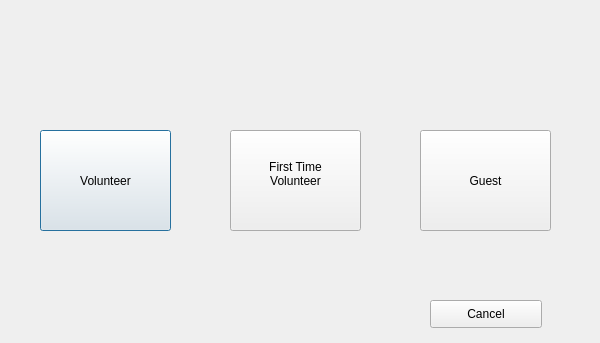
<?xml version="1.0" encoding="UTF-8"?>
<ui version="4.0">
 <class>loginDialog</class>
 <widget class="QDialog" name="loginDialog">
  <property name="geometry">
   <rect>
    <x>0</x>
    <y>0</y>
    <width>600</width>
    <height>343</height>
   </rect>
  </property>
  <property name="windowTitle">
   <string>ReadySet Volunteer - Login </string>
  </property>
  <widget class="QPushButton" name="volunteerButton">
   <property name="geometry">
    <rect>
     <x>40</x>
     <y>130</y>
     <width>131</width>
     <height>101</height>
    </rect>
   </property>
   <property name="text">
    <string>Volunteer</string>
   </property>
  </widget>
  <widget class="QPushButton" name="newVolunteerButton">
   <property name="geometry">
    <rect>
     <x>230</x>
     <y>130</y>
     <width>131</width>
     <height>101</height>
    </rect>
   </property>
   <property name="text">
    <string>First Time
Volunteer
</string>
   </property>
  </widget>
  <widget class="QPushButton" name="guestButton">
   <property name="geometry">
    <rect>
     <x>420</x>
     <y>130</y>
     <width>131</width>
     <height>101</height>
    </rect>
   </property>
   <property name="text">
    <string>Guest</string>
   </property>
  </widget>
  <widget class="QPushButton" name="cancelButton">
   <property name="geometry">
    <rect>
     <x>430</x>
     <y>300</y>
     <width>112</width>
     <height>28</height>
    </rect>
   </property>
   <property name="text">
    <string>Cancel</string>
   </property>
  </widget>
 </widget>
 <resources/>
 <connections/>
</ui>
